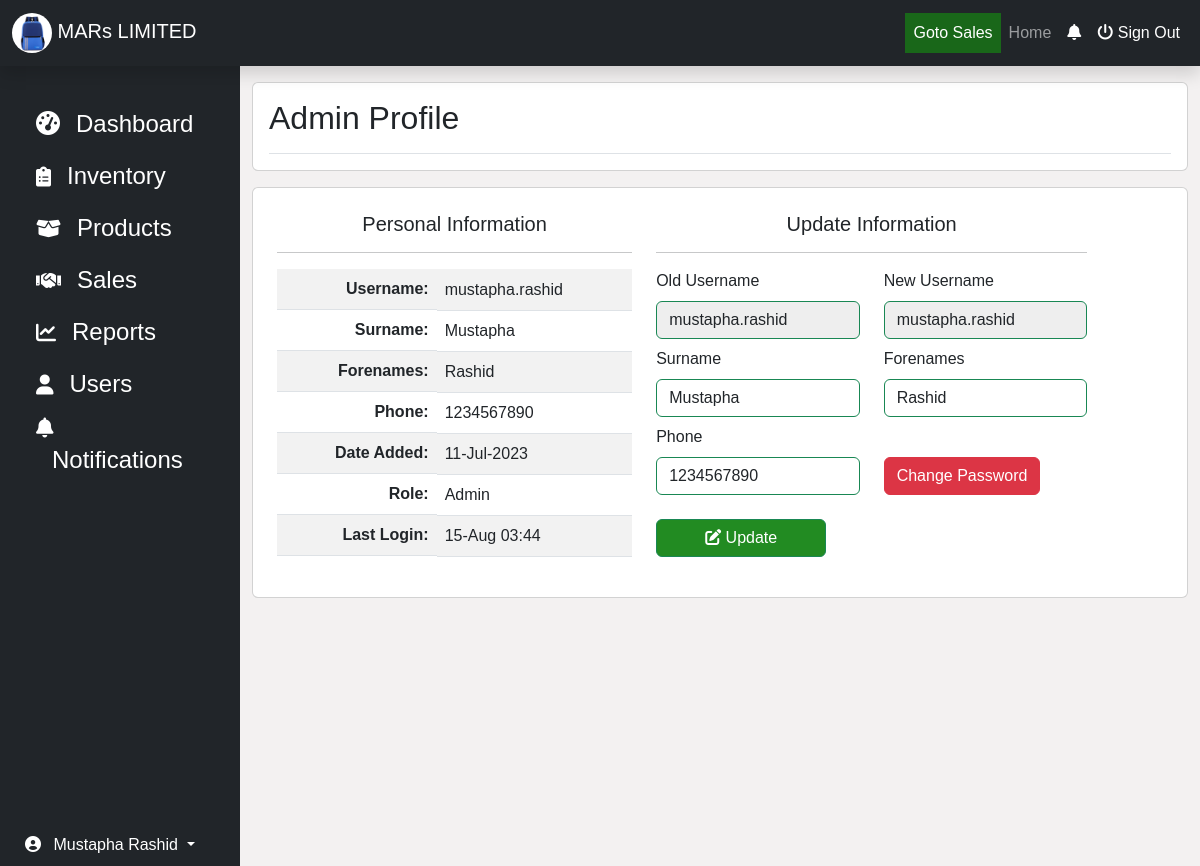
/admin/index.php?page=profile (signed in), run on the app's committed database.
### tables this page shows
CREATE TABLE `users` (
  `user_id` int(11) NOT NULL,
  `user_surname` varchar(20) NOT NULL,
  `user_forenames` varchar(20) NOT NULL,
  `username` varchar(30) NOT NULL,
  `user_password` varchar(255) NOT NULL,
  `user_phone` varchar(10) NOT NULL,
  `user_role` varchar(5) NOT NULL,
  `date_added` date NOT NULL DEFAULT current_timestamp(),
  `last_login` datetime DEFAULT NULL,
  `login_session` varchar(255) DEFAULT NULL,
  `password_reset` tinyint(4) NOT NULL DEFAULT 0 COMMENT '0=No, 1=Yes'
);

### admin/profile.php (the view, shortened to what this page needs)
<div class="container-fluid col">
	<div class="card my-3">
		<div class="card-body">
			<div class="d-flex justify-content-between flex-wrap flex-md-nowrap align-items-center pt- pb-2  mb- border-bottom">
				<h1 class="h2">Admin Profile</h1>
			</div>
		</div>
	</div>
	<div class="card p-2 my-3" style="background: ;">
		<div class="card-body">
			<div class="row">
				<div class="col-5">
					<h5 class="text-center">Personal Information</h5> <hr>
					<div class="table-responsive">
						<?php $sql = mysqli_query($con, "SELECT user_role, date_added, last_login FROM users WHERE user_id =".$_SESSION['userId']);
							$data = mysqli_fetch_assoc($sql);
							$lastLoginTime = date('d-M H:i', strtotime($data['last_login']));
						?>
						<table class="table table-striped table-">
							<tr>
								<th style="">Username:</th>
								<td><?= $_SESSION['username']; ?></td>
							</tr>
							<tr>
								<th>Surname:</th>
								<td><?= ucwords($_SESSION['surname']); ?></td>
							</tr>
							<tr>
								<th>Forenames:</th>
								<td><?= ucwords($_SESSION['forenames']); ?></td>
							</tr>
							<tr>
								<th>Phone:</th>
								<td><?= $_SESSION['phone']; ?></td>
							</tr>
							<tr>
								<th>Date Added:</th>
								<td><?= date('d-M-Y', strtotime($data['date_added'])); ?></td>
							</tr>
							<tr>
								<th>Role:</th>
								<td><?= ucfirst($data['user_role']); ?></td>
							</tr>
							<tr>
								<th>Last Login:</th>
								<td><?= $lastLoginTime; ?></td>
							</tr>
						</table>
					</div>
				</div>
				<div class="col-6">
					<h5 class="text-center">Update Information</h5> <hr>
					<div>
						<form action="#" method="post" id="updateProfileForm">
							<div class="row">
								<div class="mb-2 col-6">
									<label for="username" class="form-label">Old Username</label>
									<input type="text" class="form-control border border-success" name="username" id="username" value="<?= $_SESSION['username']; ?>" readonly required style="background: #eee;">
								</div>
								<div class="mb-2 col-6">
									<label for="newUsername" class="form-label">New Username</label>
									<input type="text" class="form-control border border-success" name="newUsername" id="newUsername" value="<?= $_SESSION['username']; ?>" readonly required style="background: #eee;">
								</div>
							</div>
							<div class="row">
								<div class="mb-2 col-6">
									<label for="surname" class="form-label">Surname</label>
									<input type="text" class="form-control border border-success" name="surname" id="surname" value="<?= $_SESSION['surname']; ?>" required>
								</div>
								<div class="mb-2 col-6">
									<label for="forenames" class="form-label">Forenames</label>
									<input type="text" class="form-control border border-success" name="forenames" id="forenames" value="<?= $_SESSION['forenames']; ?>" required>
								</div>
							</div>
							<div class="row">
								<div class="mb-2 col-6">
									<label for="phone" class="form-label">Phone</label>
									<input type="tel" class="form-control border border-success" name="phone" id="phone" value="<?= $_SESSION['phone']; ?>" maxlength="10" minlenght="10" required>
								</div>
								<div class="col-6 mt-4 d-flex justify-content-between align-items-center">
									<button type="button" class="btn btn-danger" data-bs-toggle="modal" data-bs-target="#changePasswordMdl">Change Password</button>
								</div>
							</div>
							<div class="mt-3">
								<button type="submit" class="btn forestgreen btn-success btn-g px-5 updateProfileBtn">
									<i class="fas fa-edit"></i> Update
								</button>
							</div>
						</form>
					</div>
				</div>
			</div>
		</div>
	</div>
</div>

### css/style.css (style rules this page uses)
body { margin: 0; padding: 0; box-sizing: border-box; background-color: #f1eeeed0; font-family: Arial, Helvetica, sans-serif; }

### admin/css/style.css (style rules this page uses)
.forestgreen { background-color: forestgreen; color: #fff; }
td { vertical-align: middle; }

### admin/profile.php (style rules this page uses)
th { align-items: flex-end; justify-content: end; display: flex; }

### data on the page
users: date_added "11-Jul-2023", user_role "Admin", last_login "15-Aug 03:44"

### other printed values
$name "Mustapha Rashid"
$_SESSION['username'] "mustapha.rashid"
$_SESSION['surname'] "Mustapha"
$_SESSION['forenames'] "Rashid"
$_SESSION['phone'] "1234567890"
